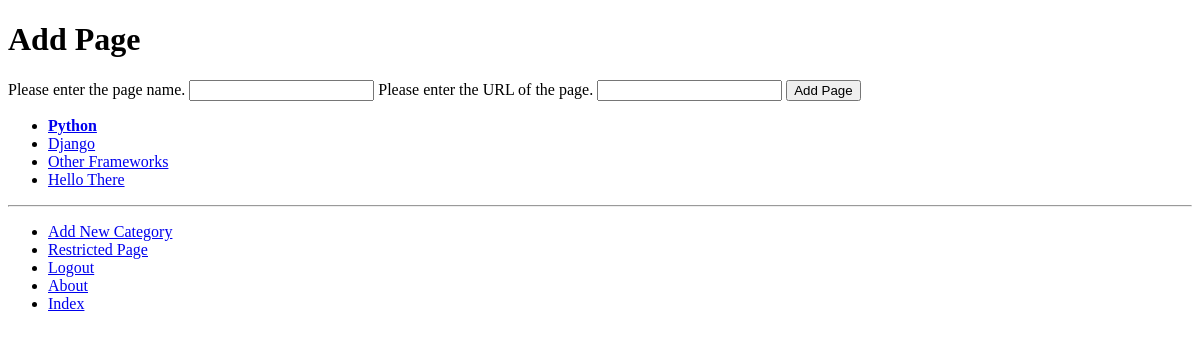
Page /rango/category/python/add_page/ (signed in) on the earlier database version.
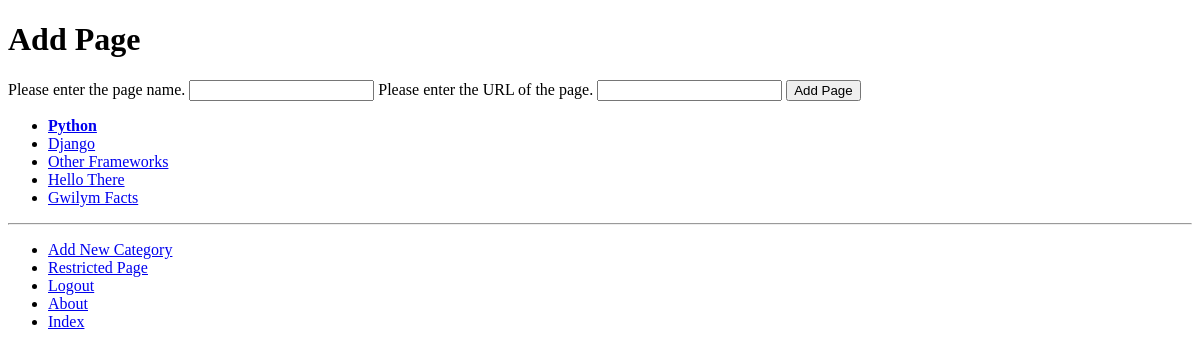
Same page on the later database version.
### rango/models.py (models this page shows, shortened)
class Category(models.Model):
    name = models.CharField(max_length=128, unique=True)
    views=models.IntegerField(default=0)
    likes=models.IntegerField(default=0)
    slug = models.SlugField(unique=True)
    NAME_MAX_LENGTH = 128
    class Meta:
        verbose_name_plural = 'Categories'

### rango/views.py (the view, shortened to what this page needs)
# urls.py: path('category/<slug:category_name_slug>/add_page/', views.add_page, name='add_page'),
@login_required
def add_page(request, category_name_slug):
    try:
        category = Category.objects.get(slug=category_name_slug)
    except Category.DoesNotExist:
        category = None
    if category is None:
        return redirect('/rango/')
    form = PageForm()
    context_dict = {'form': form, 'category': category}
    return render(request, 'rango/add_page.html', context=context_dict)

### rango/forms.py (shortened to what this page needs)
class PageForm(forms.ModelForm):
    title = forms.CharField(max_length=Page.TITLE_MAX_LENGTH,help_text="Please enter the page name.")
    views = forms.IntegerField(widget=forms.HiddenInput(), initial=0)
    url = forms.URLField(max_length=Page.URL_MAX_LENGTH, help_text="Please enter the URL of the page.")
    class Meta:
        model = Page
        exclude = ('category',)

### rango/templatetags/rango_template_tags.py (called while the page is built)
@register.inclusion_tag('rango/categories.html')
def get_category_list(current_category=None):
    return {'categories': Category.objects.all(),'current_category': current_category}

### templates/rango/add_page.html (shortened to what this page needs)
{% extends 'rango/base.html' %}
{% load staticfiles %}
    {%block body_block%}
        <h1>Add Page</h1>
        <div>
            <form id="add_page_form" method="post" action="/rango/category/{{ category.slug }}/add_page/">
                {% for field in form.visible_fields %}
                    {{ field.help_text }}
                    {{ field }}
                {% endfor %}
                <input type="submit" name="submit" value="Add Page" />
            </form>
        </div>
    {%endblock%}

### templates/rango/categories.html
<ul>
    {% if categories %}
        {% for c in categories %}
            {% if c == current_category %}
                <li>
                <strong>
                <a href="{% url 'rango:show_category' c.slug %}">{{ c.name }}</a>
                </strong>
                </li>
            {% else %}
                <li>
                <a href="{% url 'rango:show_category' c.slug %}">{{ c.name }}</a>
                </li>
            {% endif %}
        {% endfor %}
    {% else %}
        <li><strong>There are no categories present.</strong></li>
    {% endif %}
</ul>

Differences in the rows shown:
added Category: name "Gwilym Facts"
